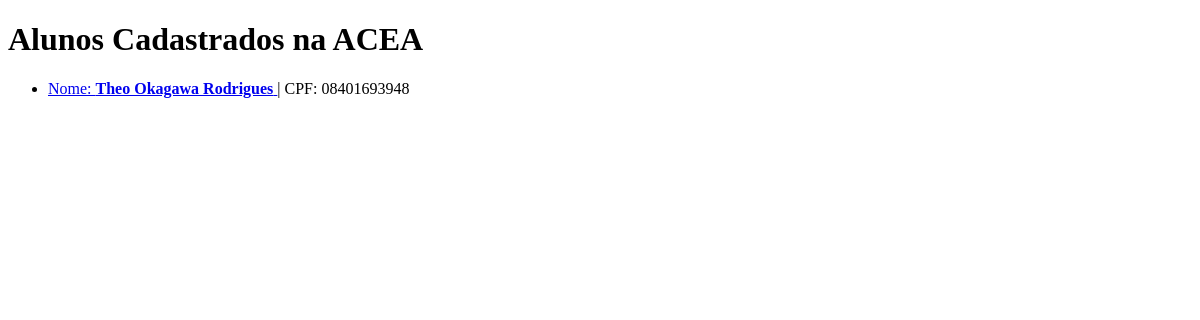
/pessoa/alunos/ (signed in), run on an earlier commit of the app's database.
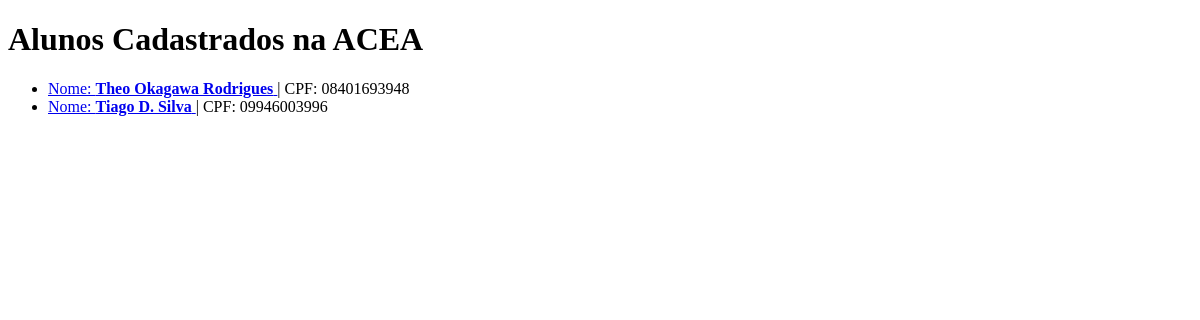
And on a later commit of the database.
### pessoa/models.py (models this page shows, shortened)
class Pessoa(models.Model): # Adicionar OneToOneField com auth.User p/ segurança
    nome = models.CharField(max_length=255)
    cpf = models.CharField(max_length=11,unique=True,db_column="CPF")
    tel = models.CharField(max_length=14,blank=True,null=True)
    email = models.EmailField(max_length=50,unique=True,default='')
    class Meta:
        abstract = True

class Aluno(Pessoa):
    id_aluno = models.AutoField(primary_key=True)
    matricula = models.CharField(max_length=50,default='',unique=True)
    endereco = models.CharField(max_length=255,blank=True,null=True)
    data_nasc = models.DateTimeField(default= timezone.now) #melhorar a seleção de data
    cursos_matriculados = models.ManyToManyField(
        'curso.Curso',
        blank = True,
        related_name='alunos_matriculados'
    )

### pessoa/views.py (the view)
# urls.py: path("alunos/",views.AlunoListView.as_view(),name="aluno_lista"),
class AlunoListView(LoginRequiredMixin, ListView):
    model = Aluno
    template_name = 'pessoa/aluno_lista.html'
    context_object_name = 'alunos'

### pessoa/templates/pessoa/aluno_lista.html (shortened to what this page needs)
<!DOCTYPE html>
<html>
<head>
</head>
<body>
    <h1>Alunos Cadastrados na ACEA</h1>
    {% if alunos %}
        <ul>
            {% for aluno in alunos %}
                <li>
                    <a href="{% url 'aluno_detalhe' pk=aluno.id_aluno %}">
                        Nome: <strong>{{ aluno.nome }}</strong>
                    </a>
                    | CPF: {{ aluno.cpf }}
                </li>
            {% endfor %}
        </ul>
    {% else %}
        <p>Nenhum aluno encontrado. Por favor, cadastre um novo aluno.</p>
        {% endif %}
</body>
</html>

What changed in the data, as far as the page shows it:
added Aluno: nome "Tiago D. Silva", cpf "09946003996"
